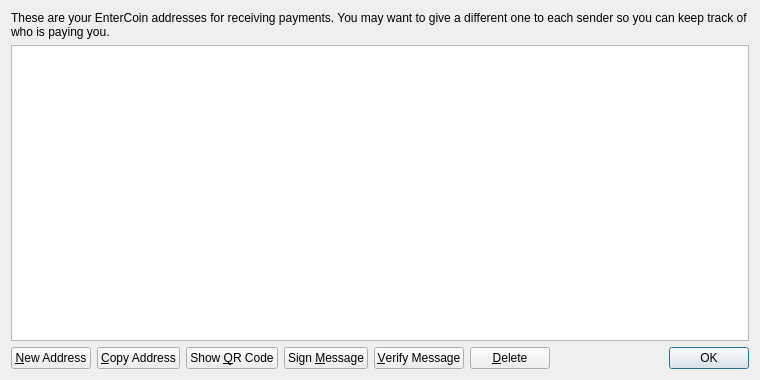
<?xml version="1.0" encoding="UTF-8"?>
<ui version="4.0">
 <class>AddressBookPage</class>
 <widget class="QWidget" name="AddressBookPage">
  <property name="geometry">
   <rect>
    <x>0</x>
    <y>0</y>
    <width>760</width>
    <height>380</height>
   </rect>
  </property>
  <property name="windowTitle">
   <string>Address Book</string>
  </property>
  <layout class="QVBoxLayout" name="verticalLayout">
   <item>
    <widget class="QLabel" name="labelExplanation">
     <property name="text">
      <string>These are your EnterCoin addresses for receiving payments. You may want to give a different one to each sender so you can keep track of who is paying you.</string>
     </property>
     <property name="textFormat">
      <enum>Qt::PlainText</enum>
     </property>
     <property name="wordWrap">
      <bool>true</bool>
     </property>
    </widget>
   </item>
   <item>
    <widget class="QTableView" name="tableView">
     <property name="contextMenuPolicy">
      <enum>Qt::CustomContextMenu</enum>
     </property>
     <property name="toolTip">
      <string>Double-click to edit address or label</string>
     </property>
     <property name="tabKeyNavigation">
      <bool>false</bool>
     </property>
     <property name="alternatingRowColors">
      <bool>true</bool>
     </property>
     <property name="selectionMode">
      <enum>QAbstractItemView::SingleSelection</enum>
     </property>
     <property name="selectionBehavior">
      <enum>QAbstractItemView::SelectRows</enum>
     </property>
     <property name="sortingEnabled">
      <bool>true</bool>
     </property>
     <attribute name="verticalHeaderVisible">
      <bool>false</bool>
     </attribute>
    </widget>
   </item>
   <item>
    <layout class="QHBoxLayout" name="horizontalLayout">
     <item>
      <widget class="QPushButton" name="newAddressButton">
       <property name="toolTip">
        <string>Create a new address</string>
       </property>
       <property name="text">
        <string>&amp;New Address</string>
       </property>
       <property name="icon">
        <iconset resource="../bitcoin.qrc">
         <normaloff>:/icons/add</normaloff>:/icons/add</iconset>
       </property>
      </widget>
     </item>
     <item>
      <widget class="QPushButton" name="copyToClipboard">
       <property name="toolTip">
        <string>Copy the currently selected address to the system clipboard</string>
       </property>
       <property name="text">
        <string>&amp;Copy Address</string>
       </property>
       <property name="icon">
        <iconset resource="../bitcoin.qrc">
         <normaloff>:/icons/editcopy</normaloff>:/icons/editcopy</iconset>
       </property>
      </widget>
     </item>
     <item>
      <widget class="QPushButton" name="showQRCode">
       <property name="text">
        <string>Show &amp;QR Code</string>
       </property>
       <property name="icon">
        <iconset resource="../bitcoin.qrc">
         <normaloff>:/icons/qrcode</normaloff>:/icons/qrcode</iconset>
       </property>
      </widget>
     </item>
     <item>
      <widget class="QPushButton" name="signMessage">
       <property name="toolTip">
        <string>Sign a message to prove you own a EnterCoin address</string>
       </property>
       <property name="text">
        <string>Sign &amp;Message</string>
       </property>
       <property name="icon">
        <iconset resource="../bitcoin.qrc">
         <normaloff>:/icons/edit</normaloff>:/icons/edit</iconset>
       </property>
      </widget>
     </item>
     <item>
      <widget class="QPushButton" name="verifyMessage">
       <property name="toolTip">
        <string>Verify a message to ensure it was signed with a specified EnterCoin address</string>
       </property>
       <property name="text">
        <string>&amp;Verify Message</string>
       </property>
       <property name="icon">
        <iconset resource="../bitcoin.qrc">
         <normaloff>:/icons/transaction_0</normaloff>:/icons/transaction_0</iconset>
       </property>
      </widget>
     </item>
     <item>
      <widget class="QPushButton" name="deleteButton">
       <property name="toolTip">
        <string>Delete the currently selected address from the list</string>
       </property>
       <property name="text">
        <string>&amp;Delete</string>
       </property>
       <property name="icon">
        <iconset resource="../bitcoin.qrc">
         <normaloff>:/icons/remove</normaloff>:/icons/remove</iconset>
       </property>
      </widget>
     </item>
     <item>
      <spacer name="horizontalSpacer">
       <property name="orientation">
        <enum>Qt::Horizontal</enum>
       </property>
       <property name="sizeHint" stdset="0">
        <size>
         <width>40</width>
         <height>20</height>
        </size>
       </property>
      </spacer>
     </item>
     <item>
      <widget class="QDialogButtonBox" name="buttonBox">
       <property name="sizePolicy">
        <sizepolicy hsizetype="Maximum" vsizetype="Fixed">
         <horstretch>0</horstretch>
         <verstretch>0</verstretch>
        </sizepolicy>
       </property>
       <property name="standardButtons">
        <set>QDialogButtonBox::Ok</set>
       </property>
      </widget>
     </item>
    </layout>
   </item>
  </layout>
 </widget>
 <resources>
  <include location="../bitcoin.qrc"/>
 </resources>
 <connections/>
</ui>
